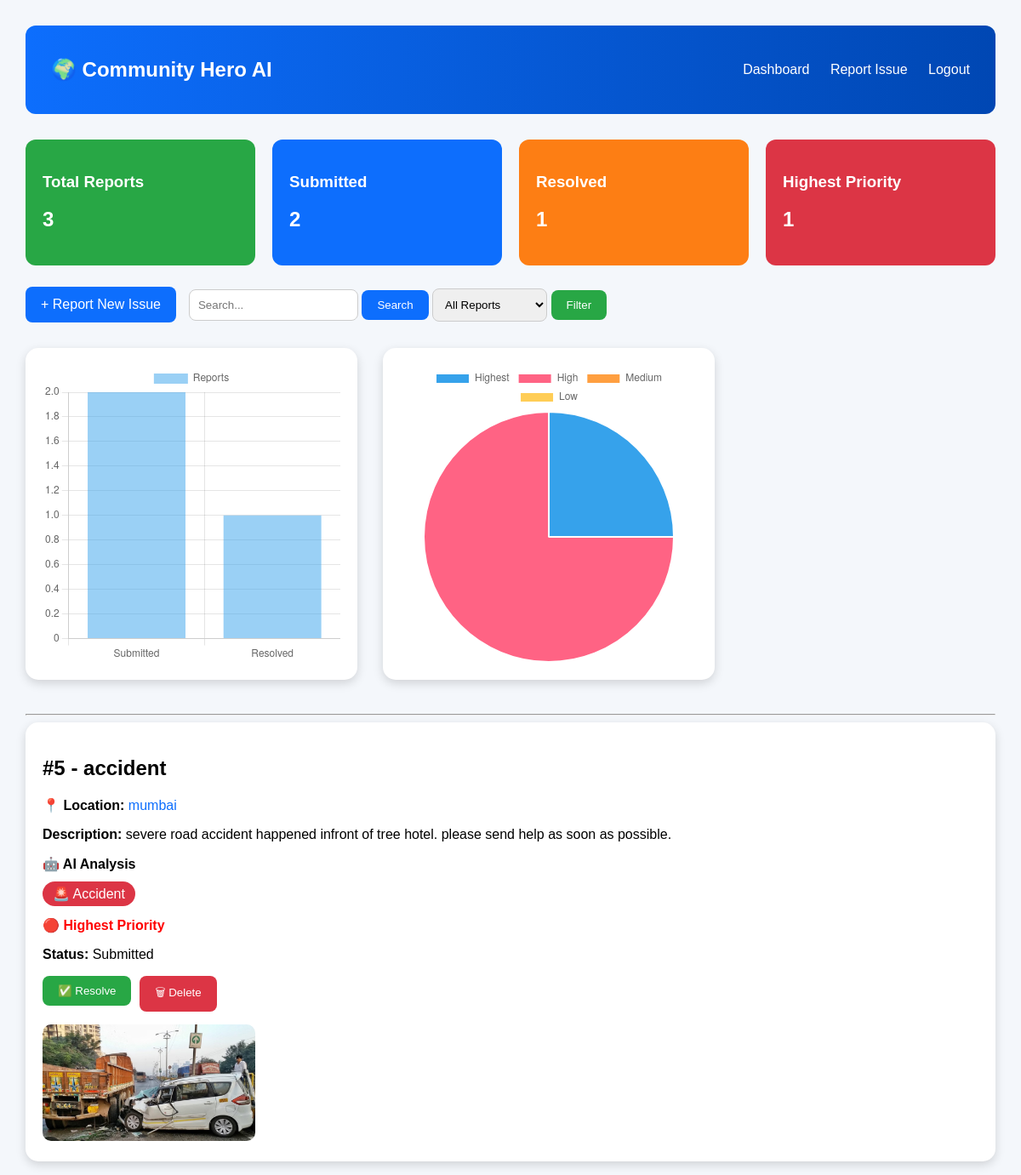
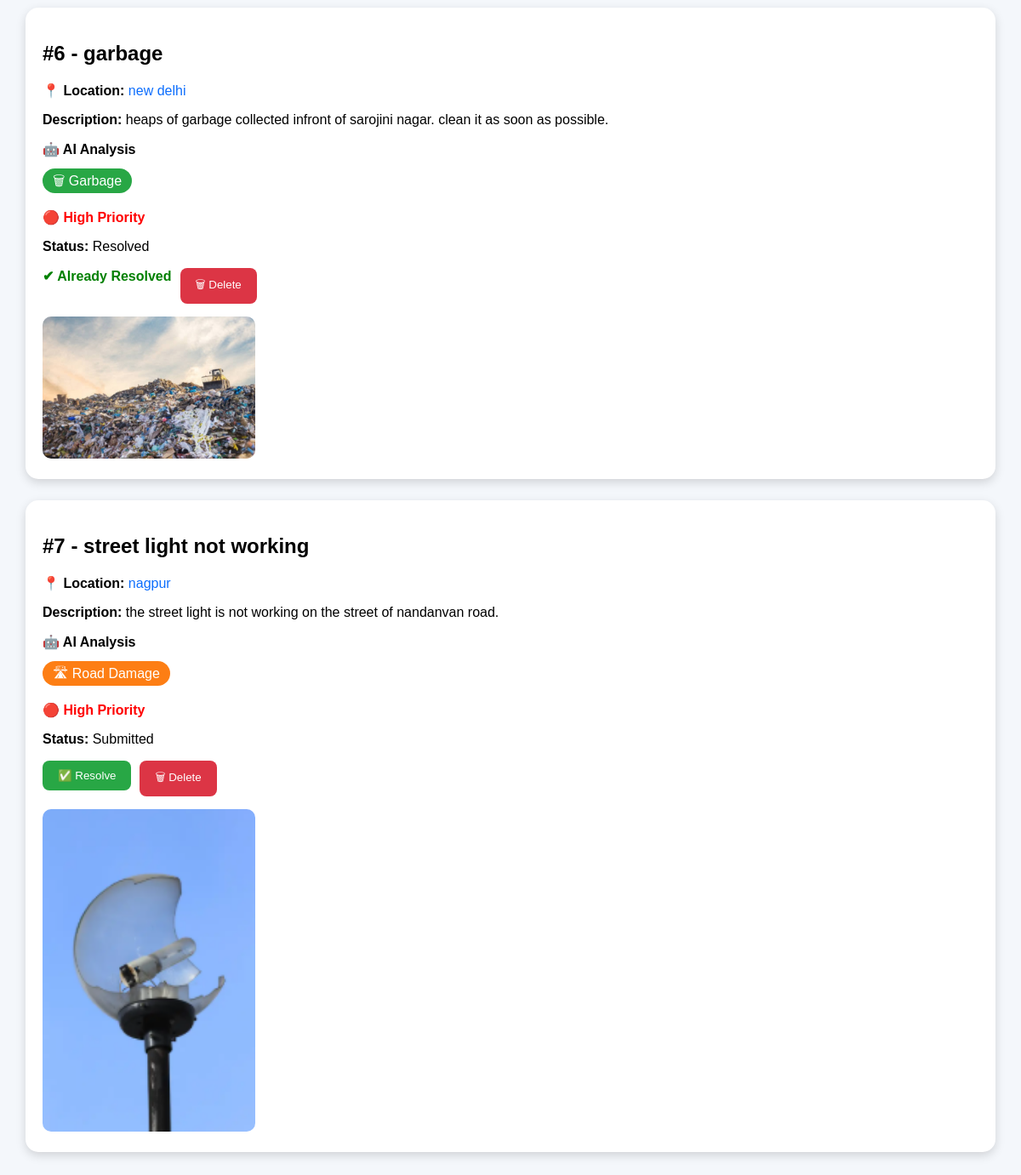
The app's page /dashboard (signed in) with its own data (2 pictures, top to bottom).
### tables this page shows
CREATE TABLE reports (
    id INTEGER PRIMARY KEY AUTOINCREMENT,
    user_email TEXT,
    title TEXT,
    location TEXT,
    description TEXT,
    image TEXT,
    ai_result TEXT,
    status TEXT
);

### app.py (the view)
@app.route("/dashboard")
def dashboard():
    if "user" not in session:
     return redirect("/login")
    connection = sqlite3.connect("communityhero.db")
    cursor = connection.cursor()
    search = request.args.get("search")
    filter = request.args.get("filter")
    query = "SELECT * FROM reports WHERE user_email=?"
    params = [session["user"]]
    if search:
        query += " AND (title LIKE ? OR location LIKE ? OR ai_result LIKE ?)"
        params.extend([f"%{search}%", f"%{search}%", f"%{search}%"])
    if filter == "Submitted":
        query += " AND status='Submitted'"
    elif filter == "Resolved":
        query += " AND status='Resolved'"
    elif filter == "Highest":
        query += " AND ai_result LIKE '%Highest%'"
    elif filter == "High":
        query += " AND ai_result LIKE '%High%'"
    elif filter == "Medium":
        query += " AND ai_result LIKE '%Medium%'"
    elif filter == "Low":
        query += " AND ai_result LIKE '%Low%'"
    cursor.execute(query, params)
    reports = cursor.fetchall()
    print(reports)
    total_reports = len(reports)
    submitted = sum(1 for report in reports if report[7] == "Submitted")
    resolved = sum(1 for report in reports if report[7] == "Resolved")
    highest_priority = sum(
    1 for report in reports
    if "Priority: Highest" in report[6]
)
    high = sum(1 for report in reports if "Priority: High" in report[6])
    medium = sum(1 for report in reports if "Priority: Medium" in report[6])
    low = sum(1 for report in reports if "Priority: Low" in report[6])
    connection.close()
    return render_template(
    "dashboard.html",
    reports=reports,
    total_reports=total_reports,
    submitted=submitted,
    resolved=resolved,
    highest_priority=highest_priority,
    search=search,
    filter=filter,
    high=high,
    medium=medium,
    low=low
)

### templates/dashboard.html (shortened to what this page needs)
<!DOCTYPE html>
<html>
<head>
</head>
<body>
<div class="navbar">
    <h2>🌍 Community Hero AI</h2>
    <div>
        <a href="/dashboard">Dashboard</a>
        <a href="/report">Report Issue</a>
        <a href="/logout">Logout</a>
    </div>
</div>
<div class="stats">
<div class="box green">
<h3>Total Reports</h3>
<h2>{{ total_reports }}</h2>
</div>
<div class="box blue">
<h3>Submitted</h3>
<h2>{{ submitted }}</h2>
</div>
<div class="box orange">
<h3>Resolved</h3>
<h2>{{ resolved }}</h2>
</div>
<div class="box red">
<h3>Highest Priority</h3>
<h2>{{ highest_priority }}</h2>
</div>
</div>
<div class="toolbar">
<a href="/report" class="btn">+ Report New Issue</a>
<form action="/dashboard" method="GET">
<input
type="text"
name="search"
placeholder="Search..."
value="{{ request.args.get('search','') }}">
<button class="searchBtn">Search</button>
<select name="filter">
<option value="">All Reports</option>
</select>
<button class="filterBtn">
Filter
</button>
</form>
</div>
<div class="charts">
<div class="chartBox">
<canvas id="statusChart" width="350" height="350"></canvas>
</div>
<div class="chartBox">
<canvas id="priorityChart" width="350" height="350"></canvas>
</div>
</div>
<hr>
{% for report in reports %}
<div class="card">
<h2>#{{ report[0] }} - {{ report[2] }}</h2>
<p>
<b>📍 Location:</b>
<a href="https://www.google.com/maps/search/{{ report[3] }}"
target="_blank"
style="text-decoration:none;color:#0d6efd;">
{{ report[3] }}
</a>
</p>
<p><b>Description:</b> {{ report[4] }}</p>
{% set ai = report[6] %}
<p><b>🤖 AI Analysis</b></p>
{% if "Accident" in ai %}
<span style="background:#dc3545;color:white;padding:6px 12px;border-radius:20px;">🚨 Accident</span>
{% elif "Garbage" in ai %}
<span style="background:#28a745;color:white;padding:6px 12px;border-radius:20px;">🗑 Garbage</span>
{% elif "Road Damage" in ai %}
<span style="background:#fd7e14;color:white;padding:6px 12px;border-radius:20px;">🛣 Road Damage</span>
{% elif "Water Leakage" in ai %}
<span style="background:#0d6efd;color:white;padding:6px 12px;border-radius:20px;">💧 Water Leakage</span>
{% elif "Street Light" in ai %}
<span style="background:#6f42c1;color:white;padding:6px 12px;border-radius:20px;">💡 Street Light</span>
{% endif %}
<br><br>
{% if "Highest" in ai %}
<b style="color:red;">🔴 Highest Priority</b>
{% elif "High" in ai %}
<b style="color:red;">🔴 High Priority</b>
{% elif "Medium" in ai %}
<b style="color:orange;">🟠 Medium Priority</b>
{% else %}
<b style="color:green;">🟢 Low Priority</b>
{% endif %}
<p><b>Status:</b> {{ report[7] }}</p>
<div style="display:flex;gap:10px;margin-top:15px;flex-wrap:wrap;">
{% if report[7] == "Submitted" %}
<form action="/resolve/{{ report[0] }}" method="POST">
<button style="background:#28a745;color:white;">
✅ Resolve
</button>
</form>
{% else %}
<span style="color:green;font-weight:bold;">✔ Already Resolved</span>
{% endif %}
<form action="/delete/{{ report[0] }}" method="POST"
onsubmit="return confirm('Delete this report?');">
<button style="background:#dc3545;color:white;">
🗑 Delete
</button>
</form>
</div>
<a href="{{ url_for('uploaded_file', filename=report[5]) }}" target="_blank">
<img src="{{ url_for('uploaded_file', filename=report[5]) }}">
</a>
</div>
{% endfor %}
<script>
new Chart(document.getElementById("statusChart"),{
type:"bar",
data:{
labels:["Submitted","Resolved"],
datasets:[{
label:"Reports",
data:[{{ submitted }},{{ resolved }}]
}]
}
});
new Chart(document.getElementById("priorityChart"),{
type:"pie",
data:{
labels:["Highest","High","Medium","Low"],
datasets:[{
data:[
{{ highest_priority }},
{{ high }},
{{ medium }},
{{ low }}
]
}]
}
});
</script>
</body>
</html>

### templates/dashboard.html (style rules this page uses)
body { margin:0; padding:30px; font-family:Arial, sans-serif; background:#f4f7fb; }
.navbar { background:linear-gradient(90deg,#0d6efd,#0047b3); color:white; padding:18px 30px; border-radius:12px; display:flex; justify-content:space-between; align-items:center; margin-bottom:30px; }
.navbar a { color:white; text-decoration:none; margin-left:20px; }
.stats { display:flex; gap:20px; flex-wrap:wrap; margin-bottom:25px; }
.box { flex:1; min-width:180px; color:white; padding:20px; border-radius:12px; }
.green { background:#28a745; }
.blue { background:#0d6efd; }
.orange { background:#fd7e14; }
.red { background:#dc3545; }
.toolbar { display:flex; gap:15px; align-items:center; flex-wrap:wrap; margin-bottom:30px; }
.btn { background:#0d6efd; color:white; padding:12px 18px; text-decoration:none; border-radius:8px; }
input,select { padding:10px; border-radius:8px; border:1px solid #ccc; }
button { padding:10px 18px; border:none; border-radius:8px; cursor:pointer; }
.searchBtn { background:#0d6efd; color:white; }
.filterBtn { background:#28a745; color:white; }
.charts { display:flex; gap:30px; flex-wrap:wrap; margin-bottom:40px; }
.chartBox { background:white; padding:20px; border-radius:15px; box-shadow:0 4px 12px rgba(0,0,0,.15); }
.card { background:white; padding:20px; border-radius:15px; box-shadow:0 4px 12px rgba(0,0,0,.15); margin-bottom:25px; transition:.3s; }
img { width:250px; border-radius:10px; margin-top:15px; cursor:pointer; }

### records on screen
reports: id "5", title "accident", location "mumbai", description "severe road accident happened infront of tree hotel. please send help as soon as possible.", shows "🚨 Accident", shows "🔴 Highest Priority", status "Submitted", image (picture)
reports: id "6", title "garbage", location "new delhi", description "heaps of garbage collected infront of sarojini nagar. clean it as soon as possible.", shows "🗑 Garbage", shows "🔴 High Priority", status "Resolved", shows "✔ Already Resolved", image (picture)
reports: id "7", title "street light not working", location "nagpur", description "the street light is not working on the street of nandanvan road.", shows "🛣 Road Damage", shows "🔴 High Priority", status "Submitted", image (picture)

### other values on screen
{{ total_reports }} "3"
{{ submitted }} "2"
{{ resolved }} "1"
{{ highest_priority }} "1"
chart data {{ submitted }} 2
chart data {{ resolved }} 1
chart data {{ highest_priority }} 1
chart data {{ high }} 3
